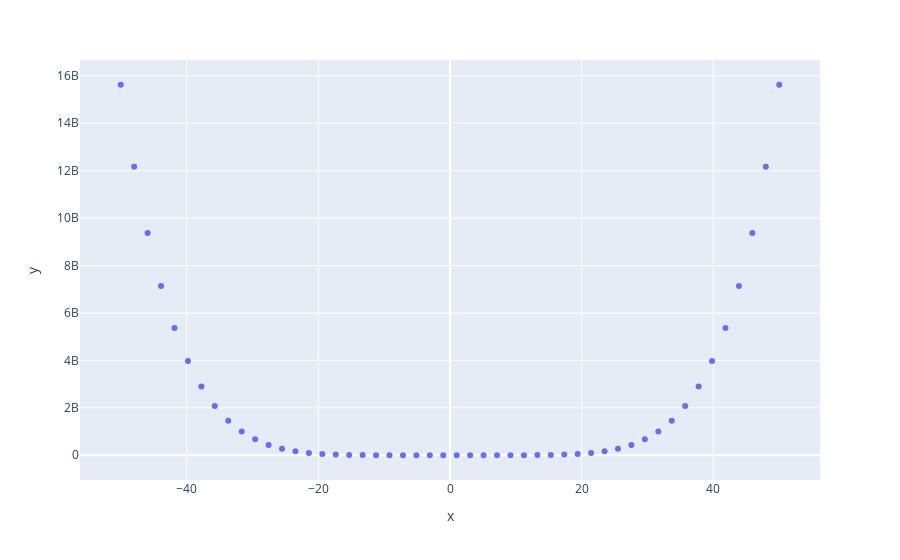

Here is the notebook cell this chart was saved with:
### Code cell
import numpy as np
import plotly.express as px

# x-axis data points
x = np.linspace(start=-50, stop=50)

# y-axis data points
# merged 6
y = x ** 6

# define the plot
fig = px.scatter(x=x, y=y)

fig.show()
